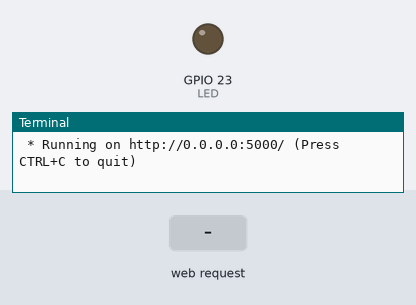
The program below on a simulated Raspberry Pi (BCM pin numbers). Shown: output pins drawn as LEDs (lit = HIGH), the last lines printed to the terminal. Inputs (shaded band) come from the test bench. The clock reads 2024-03-15 10:24:30 at power-on unless the program sets it.

Above: at 1.2 s.
1.3 s: HTTP request for /led/on received
At 1.6 s:
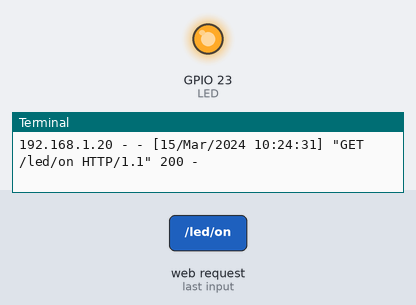
2.8 s: HTTP request for / received
4.3 s: HTTP request for /led/ received
Timing chart, 0 to 7.3 s (numbered marks = the images above; inputs shaded):
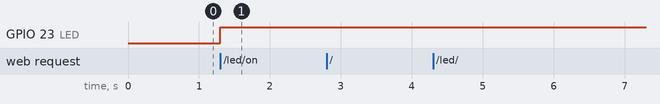

Measured:
- after the input at 1.3 s, GPIO 23 (LED): LOW → HIGH at once

The program:

led_flask.py
```python
# led_flask.py
import RPi.GPIO as GPIO
from flask import Flask,render_template,Response

app = Flask(__name__)

LED = 23
GPIO.setmode(GPIO.BCM)
GPIO.setup(LED,GPIO.OUT)

@app.route('/') # Decorator
def hello():
    return '<font size=10> HELLO, LED! </font>'

@app.route('/led/')
def led():
    return render_template("index.html")


@app.route('/led/on')
def led_on():
    GPIO.output(LED,GPIO.HIGH)
    return '<font size=10> HELLO, LED! </font>'


@app.route('/led/off')
def led_off():
    GPIO.output(LED,GPIO.LOW)
    return '<font size=10> GOOD BYE, LED! </font>'


'''


@app.route('/led/on')
def led_on():
    GPIO.output(LED,GPIO.HIGH)
    return '<font size=10> LED on </font>'


@app.route('/led/off', methods=['POST')
def led_off():
    GPIO.output(LED,GPIO.LOW)
    return '<font size=10> LED off </font>'
 '''
if __name__ == '__main__':
    app.run(host='0.0.0.0',port=5000,debug=False)
```
